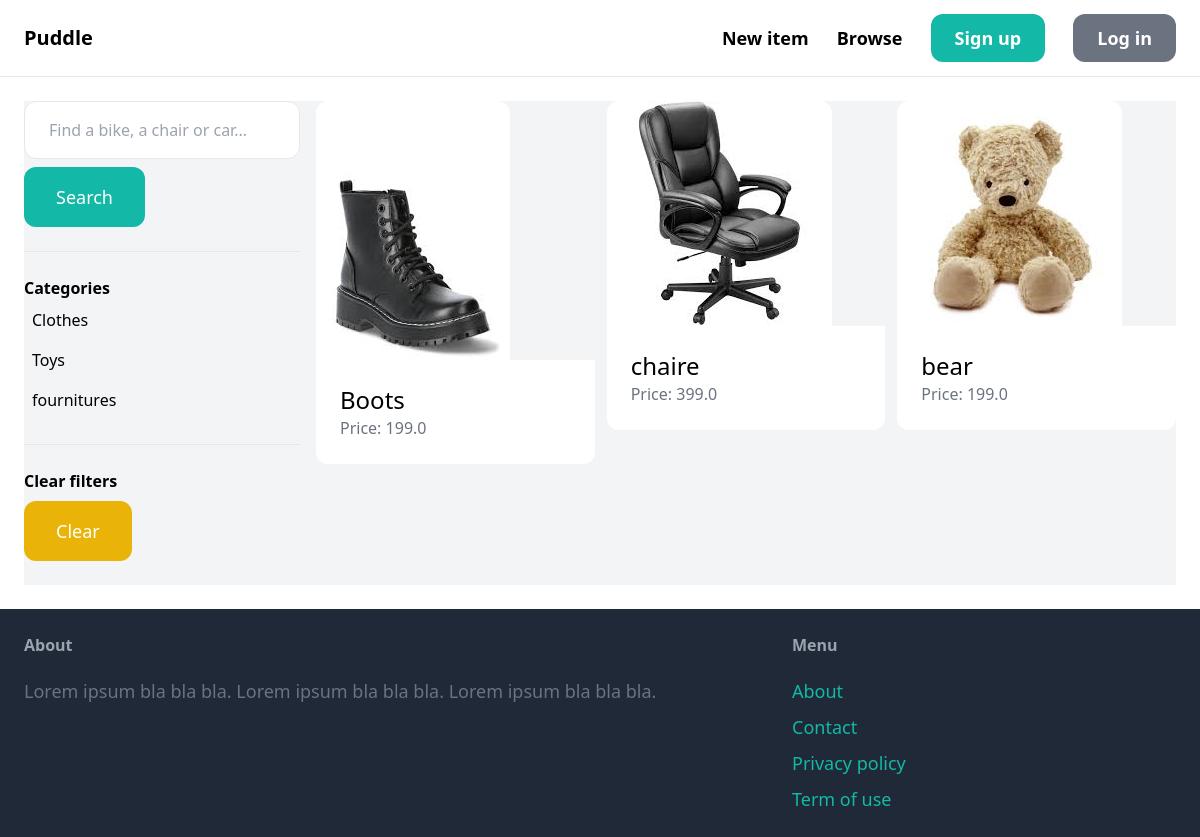
The app's page /items/ with its own data.
### items/models.py (models this page shows, shortened)
class Category(models.Model):
    name = models.CharField(max_length=255)
    class Meta:
        ordering = ("name",)
        verbose_name_plural = "Categories"

class Item(models.Model):
    category = models.ForeignKey(
        Category, related_name="items", on_delete=models.CASCADE
    )
    name = models.CharField(max_length=255)
    description = models.TextField(blank=True, null=True)
    price = models.FloatField()
    image = models.ImageField(upload_to="item_images", blank=True, null=True)
    is_sold = models.BooleanField(default=False)
    created_by = models.ForeignKey(User, related_name="items", on_delete=models.CASCADE)
    created_at = models.DateTimeField(auto_now_add=True)

### items/views.py (the view)
# urls.py: path("", views.items, name="items"),
def items(request):
    query = request.GET.get("query", "")
    category_id = request.GET.get("category", 0)
    categories = Category.objects.all()
    items = Item.objects.filter(is_sold=False)
    if category_id:
        items = items.filter(category_id=category_id)
    if query:
        items = items.filter(Q(name__icontains=query) | Q(description__icontains=query))
    return render(
        request,
        "items/items.html",
        {
            "items": items,
            "query": query,
            "categories": categories,
            "category_id": int(category_id),
        },
    )

### items/templates/items/items.html (shortened to what this page needs)
{% extends 'core/base.html' %}
{% block content %}
    <div class="pb-6 grid grid-cols-4 gap-4 bg-gray-100">
        <div class="col-span-1">
            <form method="get" action="{% url 'items:items' %}">
                <input name="query" class="w-full py-4 px-6 border rounded-xl" type="text" value="{{ query }}" placeholder="Find a bike, a chair or car...">
                <button class="mt-2 py-4 px-8 text-lg bg-teal-500 text-white rounded-xl">Search</button>
            </form>
            <hr class="my-6">
            <p class="font-semibold">Categories</p>
            <ul>
                {% for category in categories %}
                    <li class="py-2 px-2 rounded-xl{% if category.id == category_id %} bg-gray-200{% endif %}">
                        <a href="{% url 'items:items' %}?query={{ query }}&category={{ category.id }}">{{ category.name }}</a>
                    </li>
                {% endfor %}
            </ul>
            <hr class="my-6">
            <p class="font-semibold">Clear filters</p>
            <ul>
                <li><a href="{% url 'items:items' %}" class="mt-2 py-4 px-8 inline-block bg-yellow-500 text-lg rounded-xl text-white">Clear</a>
        </div>
        <div class="col-span-3">
            <div class="grid grid-cols-3 gap-3">
                {% for item in items %}
                    <div>
                        <a href="{% url 'items:detail' item.id %}">
                            <div>
                                <img src="{{ item.image.url }}" class="rounded-t-xl">
                            </div>
                            <div class="p-6 bg-white rounded-b-xl">
                                <h2 class="text-2xl">{{ item.name }}</h2>
                                <p class="text-gray-500">Price: {{ item.price }}</p>
                            </div>
                        </a>
                    </div>
                {% endfor %}
            </div>
        </div>
    </div>
{% endblock %}

### records on screen
Category: name "Clothes"
Category: name "Toys"
Category: name "fournitures"
Item: image (picture), name "Boots", price "199.0"
Item: image (picture), name "chaire", price "399.0"
Item: image (picture), name "bear", price "199.0"
